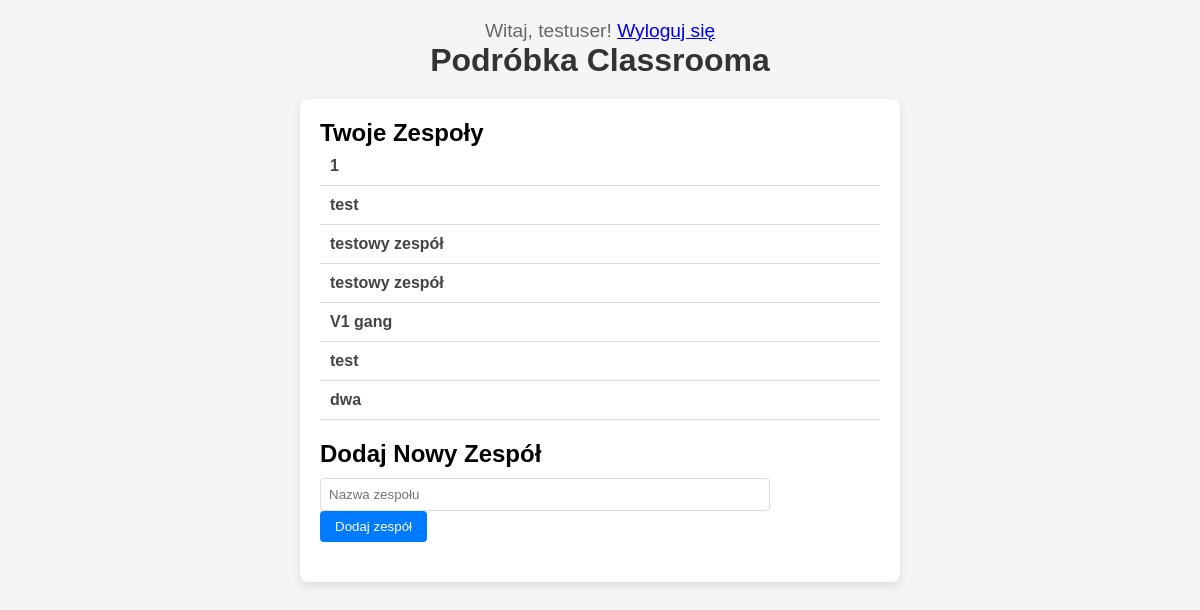
The app's page /orgs/ (signed in) with its own data.
### Aplikacja_Glowna/models.py (models this page shows, shortened)
class Team(models.Model):
    name = models.CharField(max_length=255)
    code = models.CharField(max_length=10, unique=True, default=generate_team_code)  # Dodanie domyślnego generatora kodów
    owner = models.ForeignKey(User, on_delete=models.CASCADE, related_name='owned_teams')
    members = models.ManyToManyField(User, related_name='teams')

### Aplikacja_Glowna/views.py (the view)
# urls.py: path('', views.main, name='main'),  # Główna strona
def main(request):
    if request.user.is_authenticated:
        teams = Team.objects.filter(members=request.user) | Team.objects.filter(owner=request.user)
        return render(request, 'index.html', {'teams': teams})
    else:
        return redirect('login')

### Aplikacja_Glowna/templates/index.html (shortened to what this page needs)
{% extends 'base.html' %}
{% block content %}
<main>
    <section class="team-section">
        <h2>Twoje Zespoły</h2>
        {% if teams %}
            <ul class="team-list">
                {% for team in teams %}
                    <li class="team-item">
                        <span class="team-name">{{ team.name }}</span>
                    </li>
                {% endfor %}
            </ul>
        {% else %}
            <p>Nie należysz do żadnego zespołu.</p>
        {% endif %}
    </section>
    <section class="add-team-section">
        <h2>Dodaj Nowy Zespół</h2>
        <form method="POST" action="{% url 'add_team' %}">
            <input type="text" name="team_name" placeholder="Nazwa zespołu" required>
            <button type="submit" class="add-team-button">Dodaj zespół</button>
        </form>
    </section>
</main>
{% endblock %}

### Aplikacja_Glowna/templates/base.html (shortened to what this page needs)
<!DOCTYPE html>
<html lang="pl">
<head>
    {% load static %}
    <link rel="stylesheet" href='{% static "styles.css" %}'>
</head>
<body>
    {% if user.is_authenticated %}
        <p>Witaj, {{ user.username }}! <a href="{% url 'logout' %}">Wyloguj się</a></p>
    {% endif %}
    <header>
        <h1>Podróbka Classrooma</h1>
    </header>
    {% block content %}{% endblock %}
</body>
</html>

### orgs/static/styles.css (style rules this page uses)
* { box-sizing: border-box; margin: 0; padding: 0; font-family: Arial, sans-serif; }
body { display: flex; flex-direction: column; align-items: center; padding: 20px; background-color: #f5f5f5; }
header { text-align: center; margin-bottom: 20px; }
h1 { color: #333; font-size: 2rem; }
p { font-size: 1.2rem; color: #666; }
main { max-width: 600px; width: 100%; background-color: #fff; border-radius: 8px; padding: 20px; box-shadow: 0 4px 10px rgba(0, 0, 0, 0.1); }
.team-section, .add-team-section { margin-bottom: 20px; }
.team-list { list-style-type: none; padding: 0; }
.team-item { display: flex; justify-content: space-between; align-items: center; padding: 10px; border-bottom: 1px solid #ddd; }
.team-name { font-weight: bold; color: #444; }
.add-team-section h2 { margin-bottom: 10px; }
input[type="text"] { width: calc(100% - 110px); padding: 8px; border: 1px solid #ddd; border-radius: 4px; margin-right: 10px; }
.add-team-button { padding: 8px 15px; background-color: #007bff; color: #fff; border: none; border-radius: 4px; cursor: pointer; }

### records on screen
Team: name "1"
Team: name "test"
Team: name "testowy zespół"
Team: name "testowy zespół"
Team: name "V1 gang"
Team: name "test"
Team: name "dwa"

### other values on screen
{{ user.username }} "testuser"
